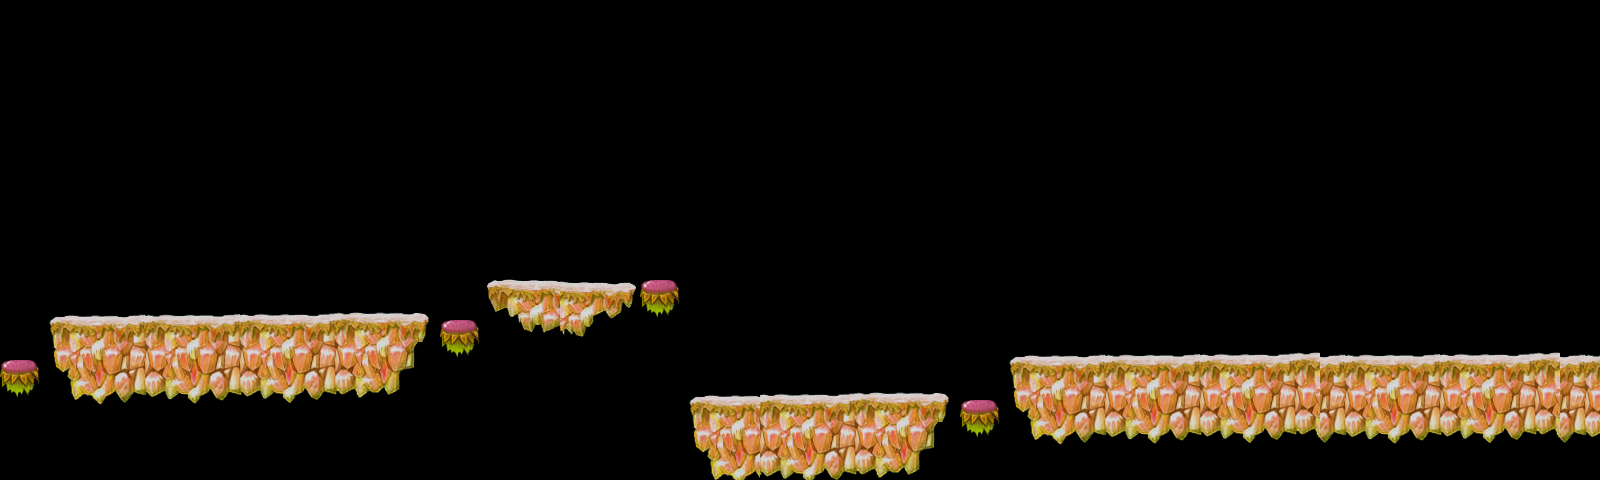

The image is a tile-based game level rendered from a .tmx file. Its description and source (layers, tilesets, objects; grid data summarised) follow:
An orthogonal 40x12 tile map with 40x40 px tiles, 3 tile layers (terrain1, decorate, protect), 1 hidden layer not drawn and 29 objects (21x 0, 8x c1).

<map version="1.0" orientation="orthogonal" width="40" height="12" tilewidth="40" tileheight="40">
 <tileset firstgid="1" name="forest" tilewidth="40" tileheight="40">
  <image source="forest.png" width="1600" height="400" />
 </tileset>
 <layer name="terrain1" width="40" height="12">
  <data>[480 cells, 133 non-empty, 52 distinct tile ids]</data>
 </layer>
 <layer name="terrain2" width="40" height="12" visible="0">
  <data>[480 cells, 0 non-empty, 0 distinct tile ids]</data>
 </layer>
 <layer name="decorate" width="40" height="12">
  <data>[480 cells, 20 non-empty, 11 distinct tile ids]</data>
 </layer>
 <layer name="protect" width="40" height="12">
  <data>[480 cells, 4 non-empty, 1 distinct tile ids]</data>
 </layer>
 <objectgroup name="collision" width="40" height="12">
  <object name="c1" x="40" y="320" width="400" height="160" />
  <object name="c1" x="680" y="400" width="280" height="80" />
  <object name="c1" x="480" y="280" width="160" height="200" />
  <object name="c1" x="1000" y="360" width="600" height="120" />
 </objectgroup>
 <objectgroup name="collision1" width="40" height="12">
  <object name="c1" x="0" y="360" width="40" height="120" />
  <object name="c1" x="440" y="320" width="40" height="160" />
  <object name="c1" x="640" y="280" width="40" height="200" />
  <object name="c1" x="960" y="400" width="40" height="80" />
 </objectgroup>
 <objectgroup name="items" width="40" height="12">
  <object type="0" x="1240" y="320" width="40" height="40" />
  <object type="0" x="880" y="320" width="40" height="40" />
  <object type="0" x="760" y="320" width="40" height="40" />
  <object type="0" x="1160" y="280" width="40" height="40" />
  <object type="0" x="800" y="320" width="40" height="40" />
  <object type="0" x="1000" y="280" width="40" height="40" />
  <object type="0" x="960" y="280" width="40" height="40" />
  <object type="0" x="1040" y="280" width="40" height="40" />
  <object type="0" x="920" y="320" width="40" height="40" />
  <object type="0" x="1080" y="280" width="40" height="40" />
  <object type="0" x="720" y="320" width="40" height="40" />
  <object type="0" x="1120" y="280" width="40" height="40" />
  <object type="0" x="840" y="320" width="40" height="40" />
  <object type="0" x="1280" y="320" width="40" height="40" />
  <object type="0" x="1200" y="280" width="40" height="40" />
  <object type="0" x="440" y="160" width="40" height="40" />
  <object type="0" x="360" y="160" width="40" height="40" />
  <object type="0" x="320" y="160" width="40" height="40" />
  <object type="0" x="400" y="160" width="40" height="40" />
 </objectgroup>
 <objectgroup name="enemy" width="40" height="12">
  <object type="0" x="520" y="160" width="120" height="120" />
  <object type="0" x="1400" y="240" width="120" height="120" />
 </objectgroup>
</map>
